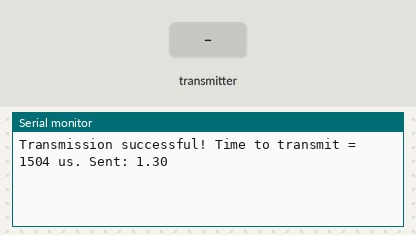
A sketch run on a simulated Arduino Uno, built with avr-gcc and run on an emulated ATmega328P. Parts: the last lines printed to the serial monitor. Inputs (shaded band) come from the test bench. No radio packets arrive unless stated.

Above: at 1.2 s.
1.3 s: the transmitter starts sending dir = 0
At 1.37 s:
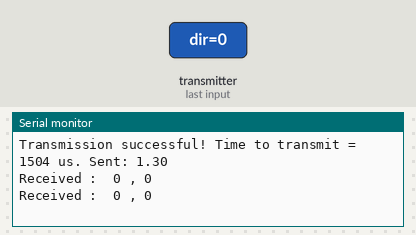
3.2 s: the transmitter starts sending water_mode = 1
At 3.27 s:
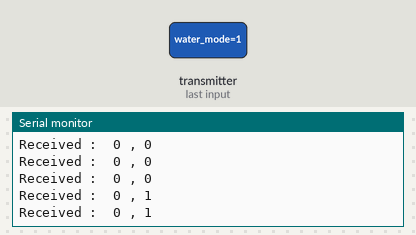
4.7 s: the transmitter starts sending dir = 256
At 4.77 s:
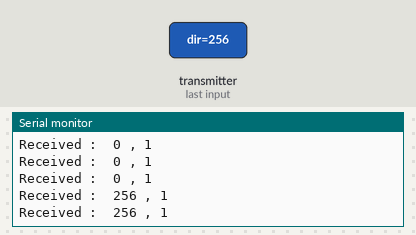
6.2 s: the transmitter starts sending water_mode = 0
At 6.27 s:
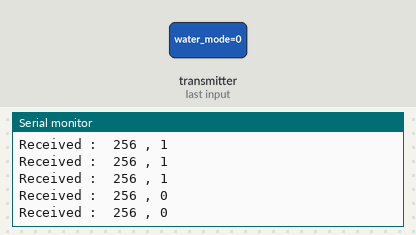
Timing chart, 0 to 8.7 s (numbered marks = the images above; inputs shaded):
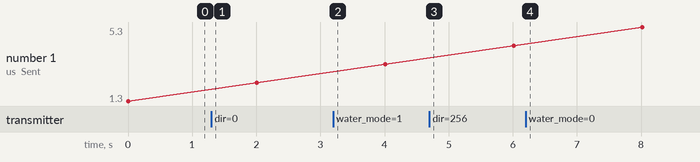

The sketch:

Car.ino
```cpp
#include <RF24.h>
#include <RF24_config.h>
#include <nRF24L01.h>
#include <printf.h>

#define in1 3
#define in2 4
#define in3 2
#define in4 5

RF24 radio(7, 8);  // using pin 7 for the CE pin, and pin 8 for the CSN pin
uint8_t address[][6] = { "REMOT", "ROBOT" };


typedef struct {
	int dir = 6;
	bool water_mode = false;
} RemoteData;

typedef struct{
	float temp = 0.5;
	float gas = 0.3;
} CarData;

typedef struct{
	bool moving = false;
} CarState;

RemoteData remoteData;
CarData carData;
CarState carState;
volatile bool sensorReadTimeout = false;
volatile bool noInputTimeout = false;
volatile int noInputInturreptCounter = 0;
bool newData = false;


// -------------------- nrf functions --------------------
void sendData();
void receiveData();
void update();


// -------------------- car movement -----------------
void setToIdle();
void moveForward();
void stopMoving();
void moveBack();
void turnForwardRight();
void turnForwardLeft();
void turnBackRight();
void turnBackLeft();
void moveCar();

void setup() {

	Serial.begin(115200);
	while (!Serial) {
    	// some boards need to wait to ensure access to serial over USB
  	}

	// initialize the transceiver on the SPI bus
  	if (!radio.begin()) {
    	Serial.println(F("radio hardware is not responding!!"));
    	while (1) {}  // hold in infinite loop
  	}

  	radio.enableAckPayload();

	// Set the PA Level low to try preventing power supply related problems
	// because these examples are likely run with nodes in close proximity to
	// each other.
	radio.setPALevel(RF24_PA_MIN);  // RF24_PA_MAX is default.
	radio.setDataRate(RF24_250KBPS);
	radio.openWritingPipe(address[0]);
	radio.openReadingPipe(1, address[1]);
	radio.startListening();
	cli();
	// --------------------------- Timer 1 for sensor data sending -------------------------------

	TCCR1A = 0;// set entire TCCR1A register to 0
	TCCR1B = 0;// same for TCCR1B
	TCNT1  = 0;//initialize counter value to 0
	// set compare match register for 1hz increments
	OCR1A = 31249;// = (16*10^6) / (1*1024) - 1 (must be <65536)  /// 16MHZ/(intended frequency * prescalar) - 1
	TCCR1B |= (1 << WGM12); // turn on CTC mode
	//TCCR1B |= (1 << CS12);  // Set CS12 bit for 256 prescaler
	TCCR1B |= (1 << CS12) | (1 << CS10);  // Set CS10 and CS12 bits for 1024 prescaler
	TIMSK1 |= (1 << OCIE1A); // enable timer compare interrupt

	// --------------------------- Timer 2 for stoping car when no input -------------------------------
	TCCR2A = 0;// set entire TCCR2A register to 0
	TCCR2B = 0;// same for TCCR2B
	TCNT2  = 0;//initialize counter value to 0
	// set compare match register for 8khz increments
	OCR2A = 245;// = (16*10^6) / (freq*1024) - 1 (must be <256)
	// turn on CTC mode
	TCCR2A |= (1 << WGM21);
	// Set CS21 bit for 1024 prescaler
	TCCR2B |= (1 << CS12) | (1 << CS10);
	// enable timer compare interrupt
	TIMSK2 |= (1 << OCIE2A);


	sei();

}  // setup


ISR(TIMER1_COMPA_vect)
{
	TCNT1 = 0;  // preload timer
	sensorReadTimeout = true;
}

ISR(TIMER2_COMPA_vect)
{
	noInputInturreptCounter += 1;
	if(noInputInturreptCounter > 3){
		noInputTimeout = true;
		noInputInturreptCounter = 0;
	}

	TCNT2 = 0;

}


void loop() {
	if(sensorReadTimeout){
    	// read sensor and update carData
    	carData.gas += 1;

    	// write carData to remote
    	sendData();

    	// reset timer?
    	TCNT1 = 0;
    	sensorReadTimeout = false;
  	}

  	if(radio.available()) receiveData();

	if(newData) update();
	else if(noInputTimeout) setToIdle();

}


void update(){
	Serial.print(F("Received :  "));
	Serial.print(remoteData.dir);
	Serial.print(" , ");
	Serial.println(remoteData.water_mode);
	newData = false;

	if(remoteData.water_mode){
		if(carState.moving) stopMoving();
	}

	else if(!remoteData.water_mode && remoteData.dir != 6){
		move();
	}

	noInputTimeout = false;
	noInputInturreptCounter = 0;
	TCNT2 = 0;
}

void setToIdle(){
	if(carState.moving) stopMoving();

}


void sendData(){
	radio.stopListening();
	unsigned long start_timer = micros();
    bool report = radio.write(&carData, sizeof(carData));
    radio.startListening();
    unsigned long end_timer = micros();
    if (report) {
    	Serial.print(F("Transmission successful! "));
    	Serial.print(F("Time to transmit = "));
    	Serial.print(end_timer - start_timer);
    	Serial.print(F(" us. Sent: "));
    	Serial.println(carData.gas);
    	if ( radio.isAckPayloadAvailable() ) {
        	radio.read(&remoteData, sizeof(remoteData));
        	Serial.println("okay?");
        	newData = true;
    	}
    }
	else Serial.println(F("Transmission failed or timed out"));  // payload was not delivered
}


void receiveData(){
	if (radio.available()) {
	radio.read(&remoteData, sizeof(remoteData));
	newData = true;
	}
}


// ------------------------------------------------- Car movement -------------------------------------------------
void move(){
	int dir = remoteData.dir;
	carState.moving = true;
	if(dir == 6) stopMoving();
	else if(dir == 0) moveForward();
	else if(dir == 1) turnForwardLeft();
	else if(dir == 2) turnForwardRight();
	else if(dir == 4) turnBackLeft();
	else if(dir == 5) turnBackRight();
	else if(dir == 3) moveBack();
}

void stopMoving(){
	digitalWrite(in1,LOW);
	digitalWrite(in2,LOW);
	digitalWrite(in3,LOW);
	digitalWrite(in4,LOW);
	carState.moving = false;
}

void moveForward(){
	digitalWrite(in1,HIGH);
	digitalWrite(in2,LOW);
	digitalWrite(in3,LOW);
	digitalWrite(in4,HIGH);
}

void moveBack(){
	digitalWrite(in1,LOW);
	digitalWrite(in2,HIGH);
	digitalWrite(in3,HIGH);
	digitalWrite(in4,LOW);
}
void turnForwardRight(){
	digitalWrite(in1,HIGH);
	digitalWrite(in2,LOW);
	digitalWrite(in3,LOW);
	digitalWrite(in4,LOW);
}

void turnForwardLeft(){
	digitalWrite(in1,LOW);
	digitalWrite(in2,LOW);
	digitalWrite(in3,LOW);
	digitalWrite(in4,HIGH);
}
void turnBackRight(){
	digitalWrite(in1,LOW);
	digitalWrite(in2,HIGH);
	digitalWrite(in3,LOW);
	digitalWrite(in4,LOW);
}
void turnBackLeft(){
	digitalWrite(in1,LOW);
	digitalWrite(in2,LOW);
	digitalWrite(in3,HIGH);
	digitalWrite(in4,LOW);
}
```

Measured:
- after the input at 1.3 s, the serial monitor: prints a new line at once (image 1)
- after the input at 3.2 s, the serial monitor: prints a new line at once (image 2)
- after the input at 4.7 s, the serial monitor: prints a new line at once (image 3)
- after the input at 6.2 s, the serial monitor: prints a new line at once (image 4)
